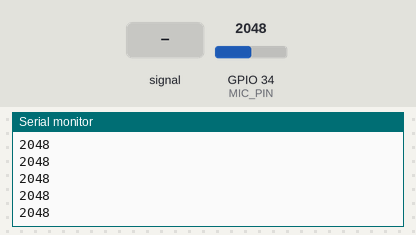
The sketch below on a simulated ESP32. On the bench: the last lines printed to the serial monitor. Inputs (shaded band) come from the test bench; at power-on: GPIO 34 (MIC_PIN) = 2048.

Above: at 1.2 s.
1.3 s: GPIO 34 (MIC_PIN) fed a 200 Hz sine of ±327 counts around its level
At 1.9 s:
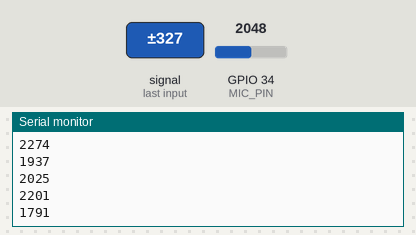
2.8 s: GPIO 34 (MIC_PIN) set to 2866
At 3.6 s:
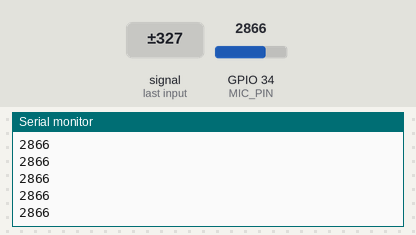
4.3 s: GPIO 34 (MIC_PIN) fed a 1000 Hz sine of ±1023 counts around its level
Timing chart, 0 to 5.4 s (numbered marks = the images above; inputs shaded):
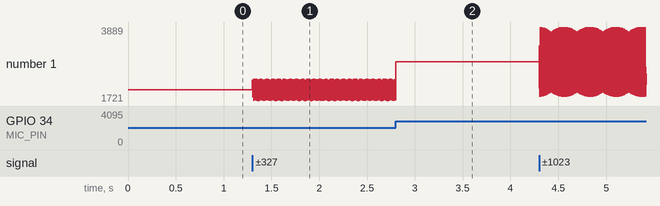

Measured:
- after the input at 1.3 s, the serial monitor: prints a new line at once (image 1)
- plotted number 1: 2048 → 1737 after the input at 1.3 s

The sketch:

ESP_MIC.ino
```cpp
// Define the analog pin connected to the microphone
const int MIC_PIN = 34;

void setup() {
  // Start the serial communication at a fast baud rate
  Serial.begin(115200);

  // Set the microphone pin as an input
  pinMode(MIC_PIN, INPUT);
}

void loop() {
  // Read the analog value from the microphone (0 to 4095 on ESP32)
  int micValue = analogRead(MIC_PIN);

  // Print the value to the serial port
  // Serial Plotter looks for values separated by line breaks
  Serial.println(micValue);

  // A tiny delay to keep the Serial connection stable
  // while still sampling fast enough to see audio waveforms
  delay(2);
}
```
